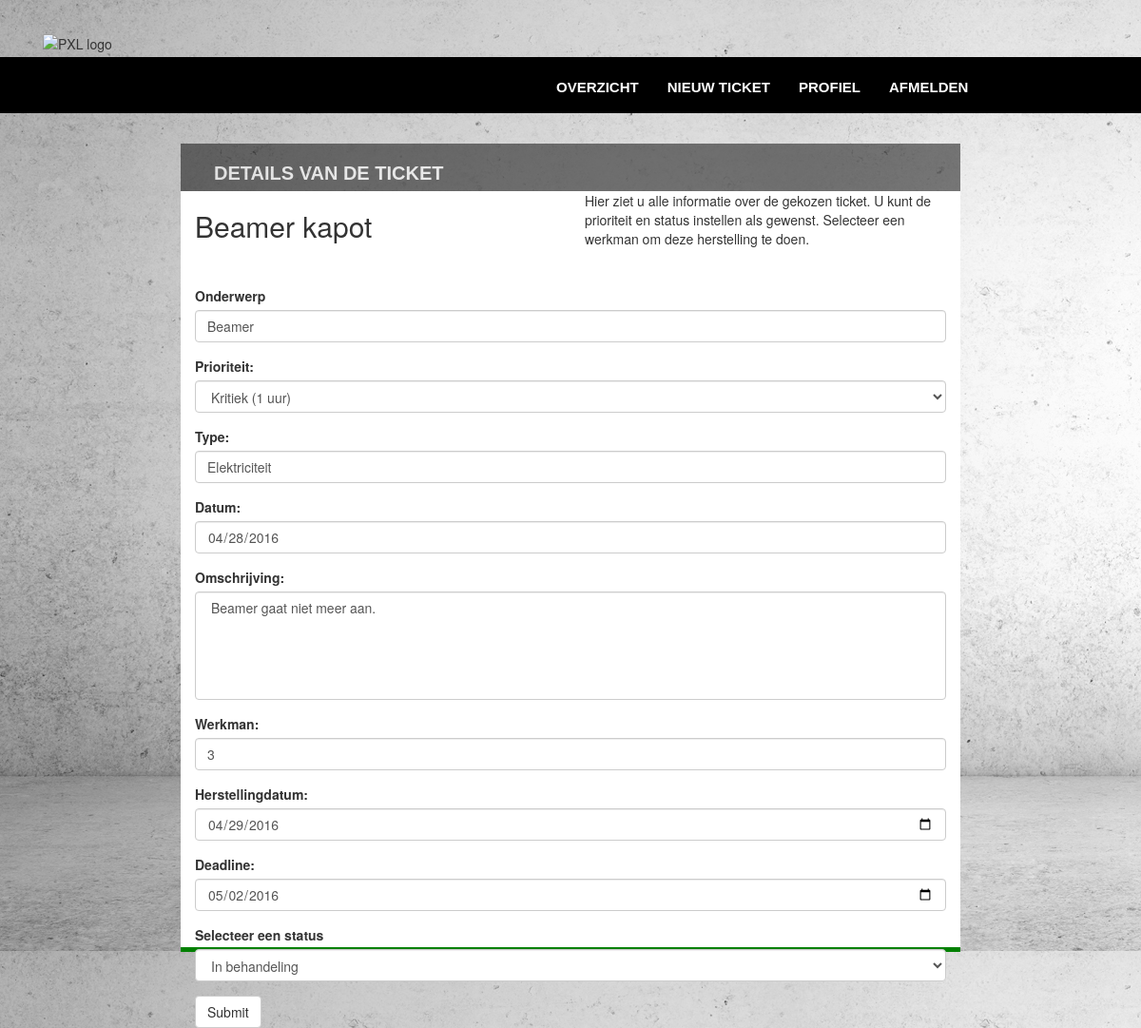
Page /website/index.php/dispatcher/details on the committed database.
### tables this page shows
CREATE TABLE IF NOT EXISTS `tickets` (
  `ticketID` int(5) NOT NULL AUTO_INCREMENT,
  `aanmaker` int(3) NOT NULL,
  `onderwerp` varchar(500) NOT NULL,
  `prioriteit` enum('Kritiek (1 uur)','Dringend (4 uur)','Hoog (2 dagen)','Gemiddeld (1 week)','Laag (3 maanden)') NOT NULL,
  `type` enum('IT','Elektriciteit','Faciliteiten','') NOT NULL,
  `campusID` int(5) NOT NULL,
  `blokID` int(5) NOT NULL,
  `lokaalNummer` int(5) NOT NULL,
  `datum` date NOT NULL,
  `omschrijving` varchar(1024) NOT NULL,
  `bijlage` blob NOT NULL,
  `herstellingDatum` date NOT NULL,
  `deadline` date NOT NULL,
  `hersteller` int(11) NOT NULL,
  `status` enum('Geparkeerd','Afgesloten','In behandeling','Geannuleerd') NOT NULL,
  PRIMARY KEY (`ticketID`),
  KEY `userID` (`aanmaker`),
  KEY `lokaalID` (`lokaalNummer`),
  KEY `campusID` (`campusID`),
  KEY `blokID` (`blokID`),
  KEY `aanmaker` (`aanmaker`),
  KEY `hersteller` (`hersteller`),
  KEY `lokaal` (`lokaalNummer`),
  KEY `campus` (`campusID`),
  KEY `blok` (`blokID`)
);

### website/application/controllers/Dispatcher.php (called while the page is built, shortened)
<?php
class Dispatcher  extends CI_Controller
{
    function __construct() {
        $this->load->database();
        $this->load->model('ticket_model');
    }
    public function details()
    {
        $query = $this->db->query("SELECT * FROM tickets");
        foreach ($query->result() as $row)
        {
            $data['onderwerp']= $row->onderwerp;
            $data['type']=$row->type;
            $data['prioriteit']=$row->prioriteit;
            $data['status']=$row->status;
            $data['datum']=$row->datum;
            $data['omschrijving']=$row->omschrijving;
            $data['Hdatum']=$row->herstellingDatum;
            $data['deadline']=$row->deadline;
            $data['hersteller']=$row->hersteller;
        }
        $data['stat'] = $this-> ticket_model ->getEnums("'status'");
        $data['prio'] = $this-> ticket_model ->getEnums("'prioriteit'");
        $this->load->view('header');
        $this->load->view('navigation');
        $this->load->view('Dispatcher/details',  $data);
    }
}

### website/index.php (called while the page is built, shortened)
<?php
require_once BASEPATH.'core/CodeIgniter.php';

### website/application/views/Dispatcher/details.php (the view, shortened to what this page needs)
<div class="row">
    <div class="col-md-8 col-md-offset-2 titel">
        <h1>Details van de ticket</h1>
    </div>
</div>
<div class="row">
    <div class="col-md-8 col-md-offset-2 main home ">
        <div class="col-md-6 left">
            <h2><?php echo $onderwerp;?></h2>
        </div>
        <div class="col-md-6 right">
            <p>Hier ziet u alle informatie over de gekozen ticket.
            U kunt de prioriteit en status instellen als gewenst.
            Selecteer een werkman om deze herstelling te doen.</p>
        </div>
        <div class="col-md-12 center">
            <form role="form">
                <div class="form-group">
                    <label for="text">Onderwerp</label>
                    <input disabled type="email" class="form-control" id="ont" value=<?php echo $onderwerp;?>>
                </div>
                <div class="form-group">
                    <label for="text">Prioriteit:</label>
                    <select class="form-control" id="satus" name="satus">
                        <option hidden > <?php echo $prioriteit ;?></option>
                    </select>
                </div>
                <div class="form-group">
                    <label for="text">Type:</label>
                    <input disabled type="text" class="form-control"  value=<?php echo $type;?> id="type">
                </div>
                <div class="form-group">
                    <label for="text">Datum:</label>
                    <input disabled type="date" class="form-control"  value=<?php echo $datum ;?> id="datum">
                </div>
                <div class="form-group">
                    <label for="text">Omschrijving:</label>
                    <textarea disabled class="form-control" rows="5" id="Omschrijving"> <?php echo $omschrijving ;?></textarea>
                </div>
                <div class="form-group">
                    <label for="text">Werkman:</label>
                    <input type="text" class="form-control"  value=<?php echo $hersteller;?> id="type">
                </div>
                <div class="form-group">
                    <label for="text">Herstellingdatum:</label>
                    <input type="date" class="form-control"  value=<?php echo $Hdatum ;?> id="Hdate">
                </div>
                <div class="form-group">
                    <label for="text">Deadline:</label>
                    <input type="date" class="form-control"  value=<?php echo $deadline ;?> id="deadline">
                </div>
                <div class="form-group">
                    <label for="sel1">Selecteer een status</label>
                    <select class="form-control" id="satus" name="satus">
                        <option hidden > <?php echo $status ;?></option>
                    </select>
                </div>
                <button type="submit" class="btn btn-default">Submit</button>
            </form>
        </div>
    </div>

### rows in the picture
tickets: onderwerp "Beamer kapot", satus "Kritiek (1 uur)", type "Elektriciteit", datum "04/28/2016", omschrijving "Beamer gaat niet meer aan.", hersteller "3", herstellingDatum "04/29/2016", deadline "05/02/2016", satus "In behandeling"

### other values in the picture
anchor(array('home','index'),'Overzicht') "OVERZICHT"
anchor(site_url(array('newTicket_controller','index')),'Nieuw ticket') "NIEUW TICKET"
anchor(site_url(array('profiel_controller','index')),'Profiel') "PROFIEL"
anchor(site_url(array('home','logout')),'Afmelden') "AFMELDEN"
